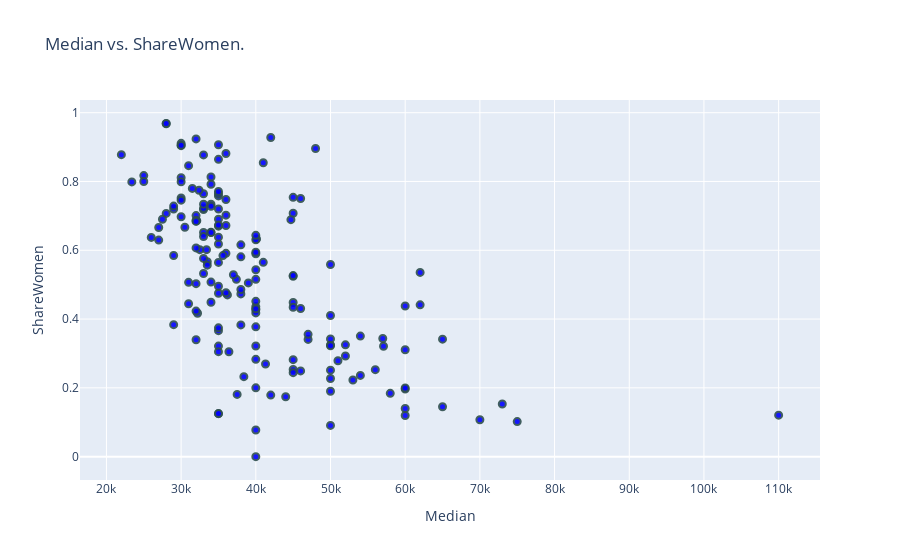

The code cell stored with this chart in its notebook:
### Code cell
px.scatter(DF_raw, x='Median', y='ShareWomen')

fig = px.scatter(DF_raw,
                 x='Median',
                 y='ShareWomen',
                 title='Median vs. ShareWomen.',
                 hover_data=['Major'])  # Changed 'name' to 'Major' which is an existing column
fig.update_traces(marker={'size': 7,
                          'color' : 'blue', 
                          'symbol' : 'circle',
                          'opacity' : .9,
                          'line':{'width':2,'color':'DarkSlateGrey'}})
fig.show()

### Figure 1 — Plotly figure (JSON) as saved in the notebook; plotly's stock layout.template omitted (floating-point values rounded to 4 significant figures; data arrays with more than 128 entries replaced by an {"elided": "..."} marker saying what was removed)
{"data": [{"customdata": {"elided": "173x1 str values"}, "hovertemplate": "Median=%{x}<br>ShareWomen=%{y}<br>Major=%{customdata[0]}<extra></extra>", "legendgroup": "", "marker": {"color": "blue", "line": {"color": "DarkSlateGrey", "width": 2}, "opacity": 0.9, "size": 7, "symbol": "circle"}, "mode": "markers", "name": "", "orientation": "v", "showlegend": false, "type": "scatter", "x": {"elided": "173 int values"}, "xaxis": "x", "y": {"elided": "173 float values"}, "yaxis": "y"}], "layout": {"legend": {"tracegroupgap": 0}, "title": {"text": "Median vs. ShareWomen."}, "xaxis": {"anchor": "y", "domain": [0, 1], "title": {"text": "Median"}}, "yaxis": {"anchor": "x", "domain": [0, 1], "title": {"text": "ShareWomen"}}}}
